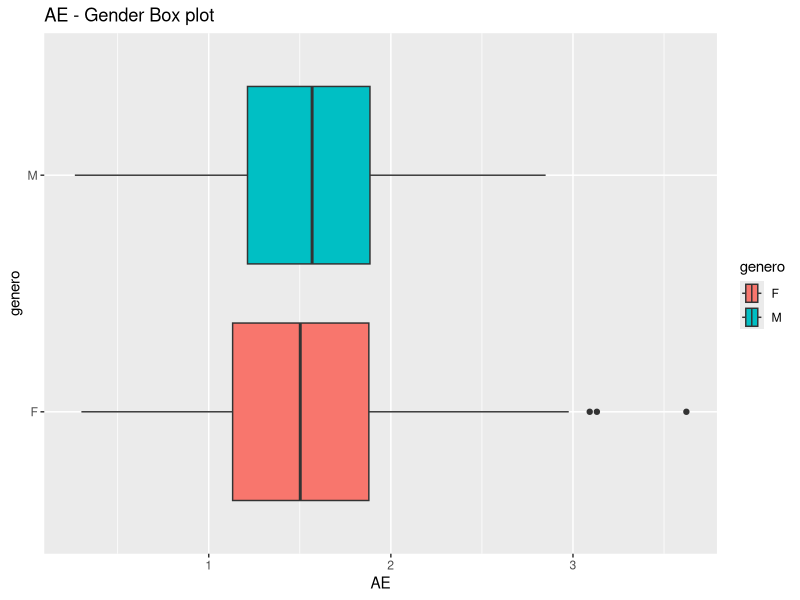
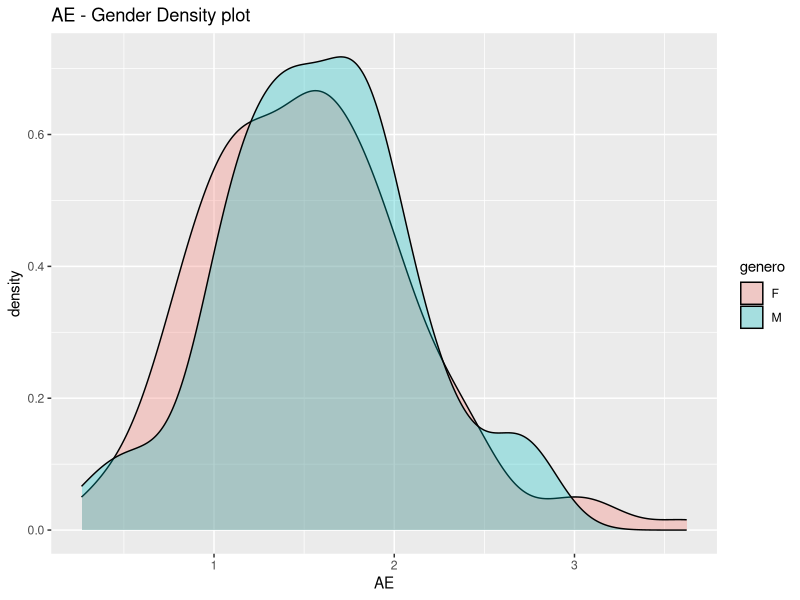
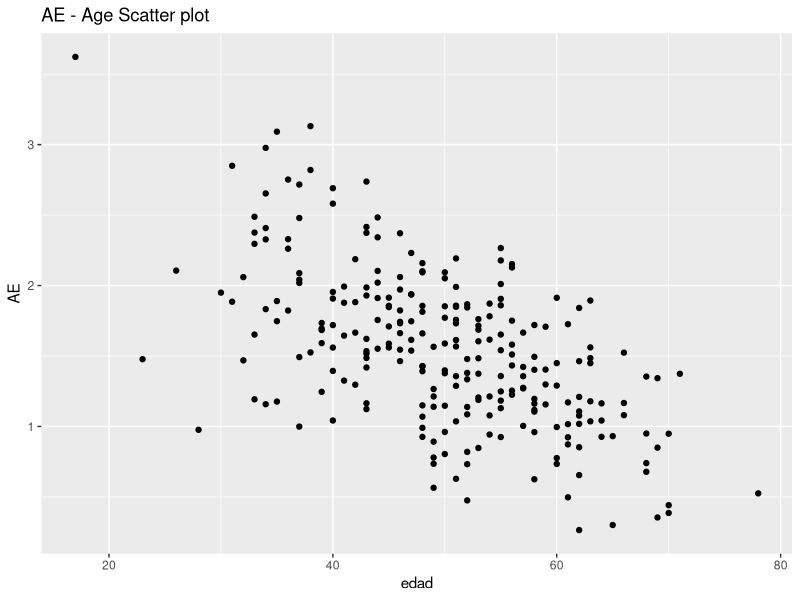
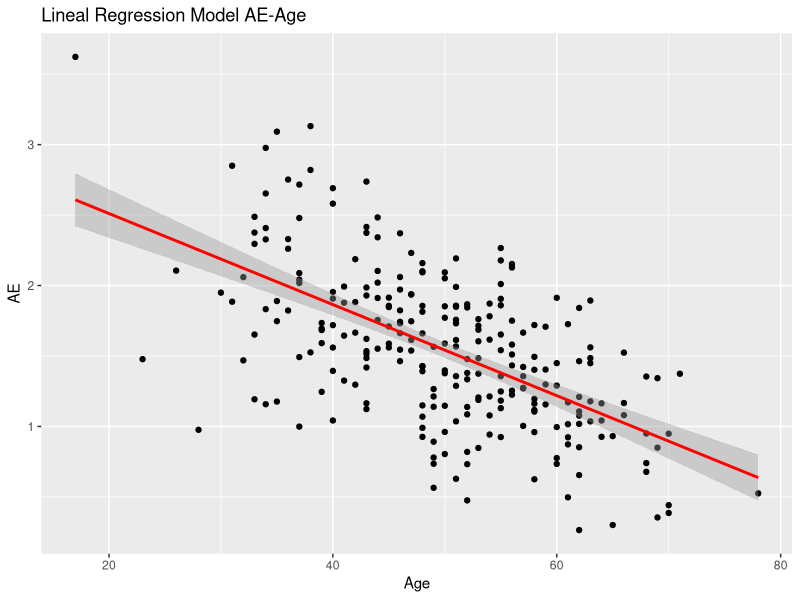
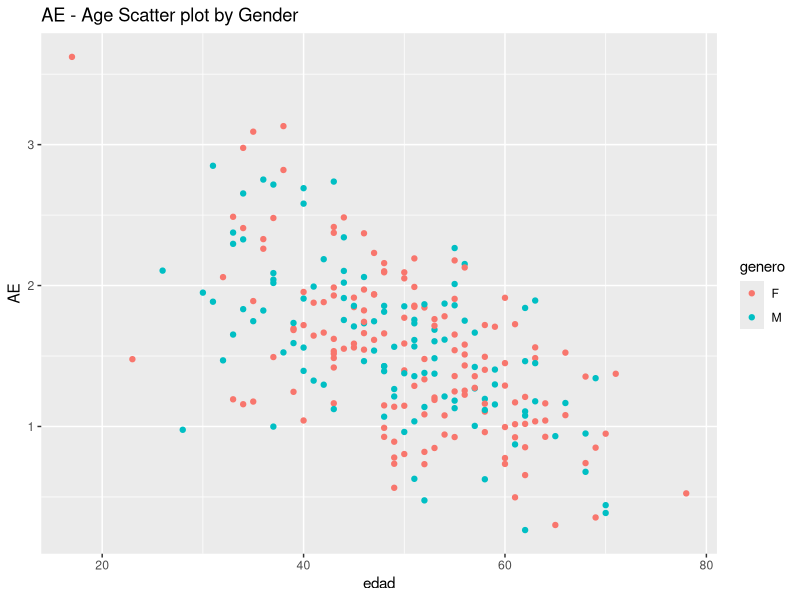
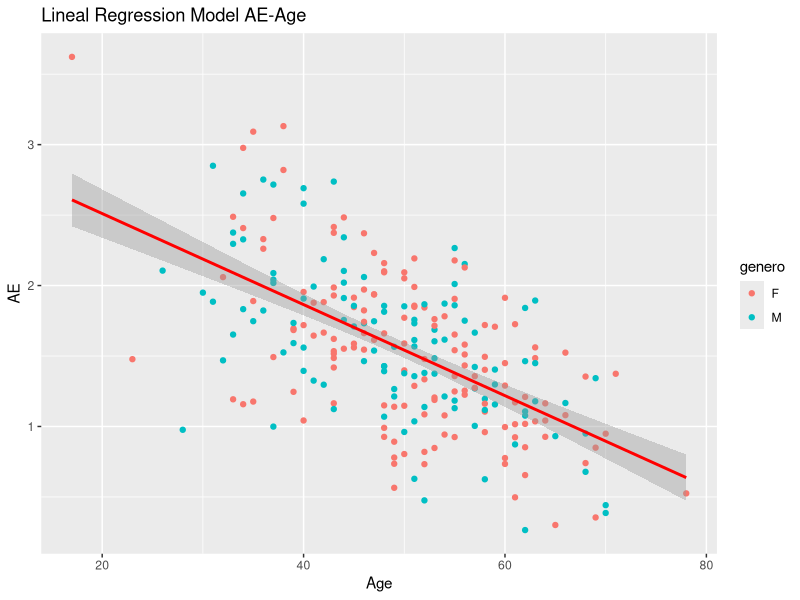
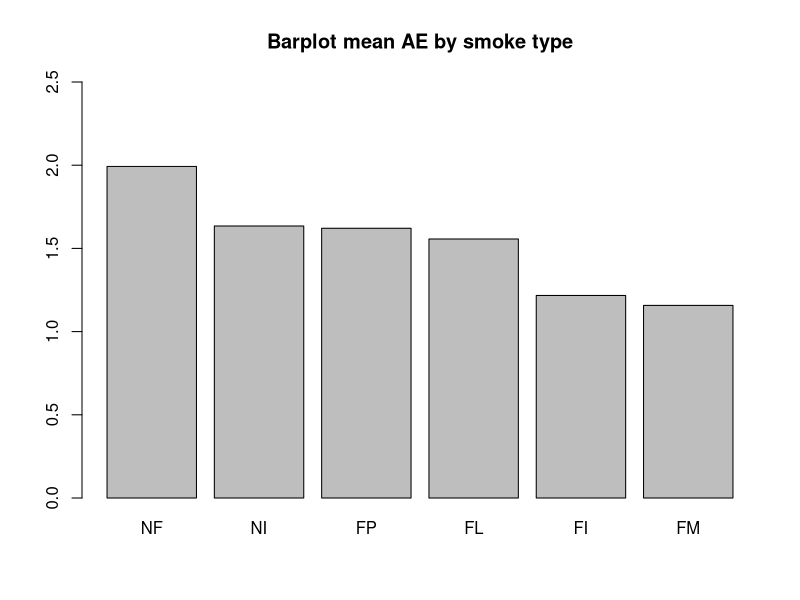
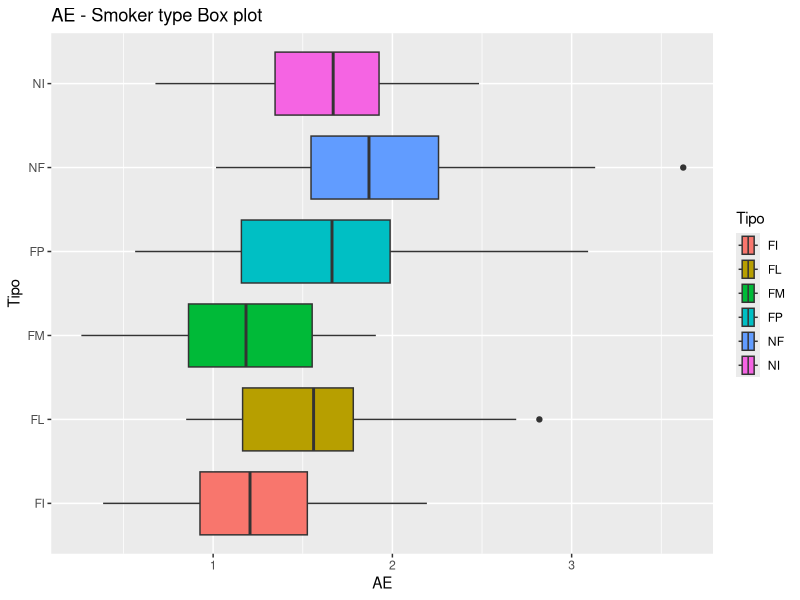

Reproduce these figures in R, in order.
#Imports

library(knitr)
if (!require('knitr')) install.packages('knitr'); library('knitr')
if (!require('plyr')) install.packages('plyr'); library('plyr')
if (!require('dplyr')) install.packages('dplyr'); library('dplyr')
if (!require('ggplot2')) install.packages('ggplot2'); library('ggplot2')


#******
# Preprocessament
#******

#Load file
df <- read.csv("Fumadores.csv", sep=";")

##Anàlisi descriptiva
##DF descriptive analysis
#Dimensions
dim(df)
#df structure
str(df)
#Head data sample
head(df)
#Summary
summary(df)
#Class per each var
sapply(df,class)
## NA values
colSums(is.na(df))

#Transform without units, comma -> dot and numeric datatype
cleanAndExtractNum <- function(row){
  num <- gsub("[a-zA-Z ]", "", row) #Elimiem caracters
  num <- as.numeric(gsub(",", ".",num)) #Comma to dot, to numeric
}
#AE cleaning
df$AE <- cleanAndExtractNum(df$AE)

#Tipo unique values and standarization
unique(df$Tipo)
df$Tipo[df$Tipo == "  FM  " ] <- "FM"
df$Tipo[df$Tipo == "FM  "] <- "FM"
df$Tipo[df$Tipo == "fm" ] <- "FM"
df$Tipo[df$Tipo == "fi" ] <- "FI"

#Numeric Tipo value
smokerTypeToInteger <- function(input) {
  input [input == "NF"] <- 0
  input [input == "FP"] <- 1
  input [input == "NI"] <- 2
  input [input == "FL"] <- 3
  input [input == "FM"] <- 4
  input [input == "FI"] <- 5
  input <- as.integer(input)
}
df$TipoNumeric <- smokerTypeToInteger(df$Tipo)


#Gender numeric value
unique(df$genero)
genderTointeger <- function(input) {
  input [input == "M"] <- 0
  input [input == "F"] <- 1
  input <- as.integer(input)
}
df$generoNumeric <- genderTointeger(df$genero)

#NA check
colSums(is.na(df))

#******
# Anàlisi descriptiva de la mostra
#******

## Capacitat pulmonar i gènere

#Box plot
ggplot(df, aes(x=AE, y=genero, fill=genero)) + geom_boxplot() + guides() + ggtitle("AE - Gender Box plot")

# Density plots
ggplot(df, aes(x=AE, fill=genero)) + geom_density(alpha=.3) + ggtitle("AE - Gender Density plot ")


## Capacitat pulmonar i edat

#Scatterplot AE-Age
ggplot(df, aes(edad, AE)) + geom_point() + ggtitle("AE - Age Scatter plot ")

#Linear Regression model plot over scatter plot AE-Age
ggplot(df, aes(edad, AE))+ geom_point() + ggtitle("Lineal Regression Model AE-Age") + xlab("Age") + ylab("AE") +  stat_smooth(method = "lm", col = "red")

#Scatterplot AE-Age color by gender
ggplot(df, aes(edad, AE)) + geom_point(aes(color=genero)) + ggtitle("AE - Age Scatter plot by Gender")

#Linear Regression model plot over scatter plot AE-Age color by gender
ggplot(df, aes(edad, AE))+ geom_point(aes(color=genero)) + ggtitle("Lineal Regression Model AE-Age") + xlab("Age") + ylab("AE") +  stat_smooth(method = "lm", col = "red")

## Tipus de fumadors i capacitat pulmonar

df %>% count(Tipo,mean(AE~Tipo), sort=TRUE)
df 

df.NF <- df %>% filter(Tipo == "NF")
df.FP <- df %>% filter(Tipo == "FP")
df.NI <- df %>% filter(Tipo == "NI")
df.FL <- df %>% filter(Tipo == "FL")
df.FM <- df %>% filter(Tipo == "FM")
df.FI <- df %>% filter(Tipo == "FI")


#src :
#https://www.statology.org/r-mean-by-group/
#https://sparkbyexamples.com/r-programming/sort-data-frame-in-r/

#DF smoker type, n elements and AE mean
library(dplyr)
df.byTipoMeanAE <- df %>% group_by(Tipo) %>% summarise(total_count=n(), mean_AE=mean(AE), .groups = 'drop') %>% arrange(desc(mean_AE)) %>% as.data.frame() 

#Barplot decreasing meanAE value
df.byTipoMeanAE[order(df.byTipoMeanAE$mean_AE,decreasing = TRUE),]
barplot(df.byTipoMeanAE$mean_AE,names.arg = df.byTipoMeanAE$Tipo, main="Barplot mean AE by smoke type",ylim = c(0, 2.5))#, horiz=T , las=1)


#Box plot AE by Tipo
ggplot(df, aes(x=AE, y=Tipo, fill=Tipo)) + geom_boxplot() + guides() + ggtitle("AE - Smoker type Box plot")


new_order <- with(df, reorder(Tipo,AE, FUN=mean, na.rm=T))
boxplot(AE~Tipo*new_order, data=df)

#******
# Interval de confiança de la capacitat pulmonar
#******

# Men and female new data frames
df.men <- df %>% filter(genero == "M")
df.female <- df %>% filter(genero == "F")
summary(df.men)
summary(df.female)

#IC function
IC <- function(x, NC) {
  n <- length(x)
  mean <- mean(x)
  sd <- sd(x)
  z <- abs(qnorm(((1-NC)/2)))
  errorst <- sd/sqrt(n)
  lim_inf <- mean - (z*errorst)
  lim_sup <- mean + (z*errorst)
  output <- data.frame(NC, n, mean, sd, z, errorst, lim_inf, lim_sup)
  return(output)
}

#Intervals de confinaça
ic95.AE.men <- IC(df.men$AE, 0.95)
ic95.AE.men
ic95.AE.female <- IC(df.female$AE, 0.95)
ic95.AE.female
